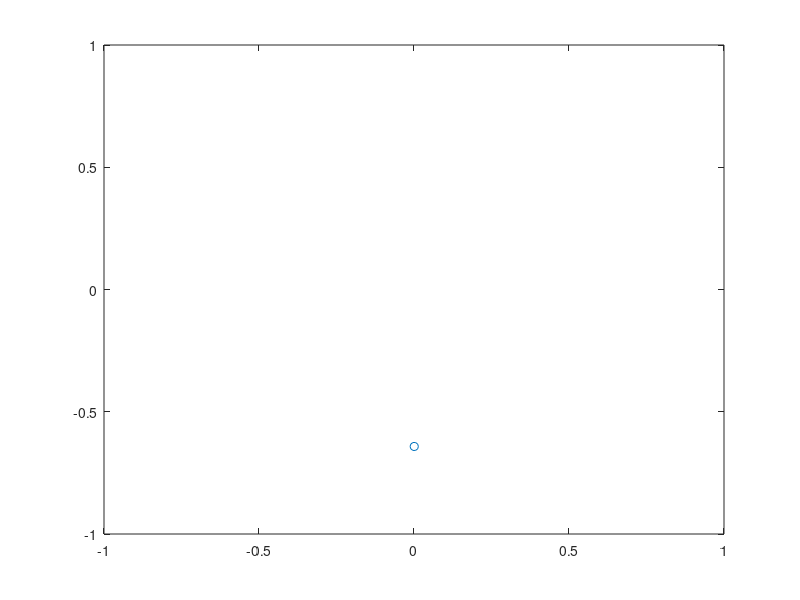

MATLAB code to generate this figure:
u2 = [0 1 0]
b = [ 1 2 3]'
s = [10 20 30]



% this is the operation:


a = -j  * s  .* (u2  *  exp(-j*b*s))

% same thing without exp stuff
% a = u2 * s *  (b*s)

% we want the result to be:
-j*[10*exp(-j*2*10)    20*exp(-j*2*20)   30*exp(-j*2*30) ]


A = [ 1 2 ; 3 4]
B = [ 5 6 ; 7 8]
C = [9 10; 11 12]

A*(B.*C)

%%%

f = exp(-j*[1 2 3; 4 5 6; 7 8 9]) ;
b = [6 12 13]' * 1e-3
s = [4 5 6]
m = [7 8 9]'


f = exp(-j* rand(10,10));
b = rand(10,1)*1e-3;
s = sin(linspace(0,pi/5,10));
m = randn(10,1);


% forward model
y = (f.*exp(-j*b*s) )* m

% solving for b, by inverting things
bs = -angle ( (y*pinv(m)) ./ f)
 
bb = mean(bs,2)./s'

plot(b,bb,'o'); axis([-1 1 -1 1]) 
